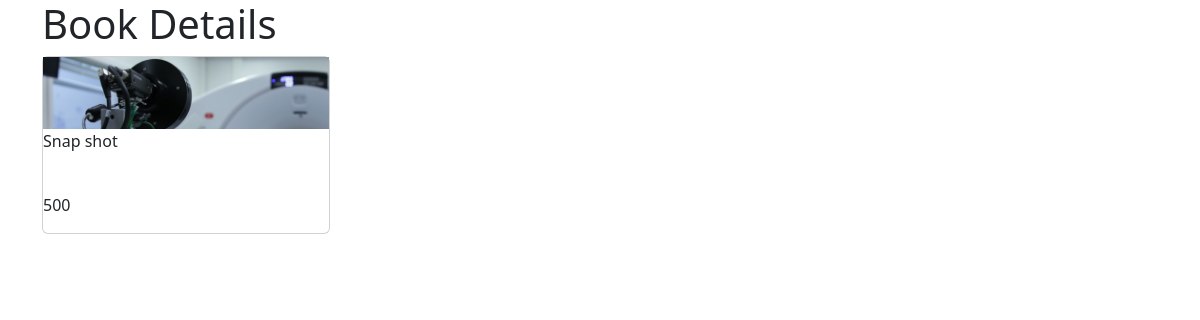
Page /user/detailsview/9/ on the committed database.
### book_PP/models.py (models this page shows, shortened)
class Book(models.Model):
    title = models.CharField(max_length=200, null=True)
    price = models.IntegerField(null=True)
    image=models.ImageField(upload_to='book_media')
    quantity=models.IntegerField()
    author = models.ForeignKey(Author, on_delete=models.CASCADE)

### userapp/views.py (the view)
# urls.py: path('detailsview/<int:book_id>/', views.detailsView, name='details'),
def detailsView(request,book_id):
    book=Book.objects.get(id=book_id)
    return render(request,'user/userdetailsview.html',{'book':book})

### templates/user/userdetailsview.html (shortened to what this page needs)
<!DOCTYPE html>
<html lang="en">
<head>
    <link href="https://cdn.jsdelivr.net/npm/bootstrap@5.3.2/dist/css/bootstrap.min.css" rel="stylesheet">
</head>
<body>
<div class="container">
<h1> Book Details</h1>
<div class="card" style="width:18rem">
    <img src="{{ book.image.url }}" >
<div class="Card-body">
<p class="Card-text">{{ book.title }}</p><br>
    <p>{{ book.price }}</p>
</div>
</div>
</div>
</body>
</html>

### rows in the picture
Book: image (picture), title "Snap shot", price "500"
